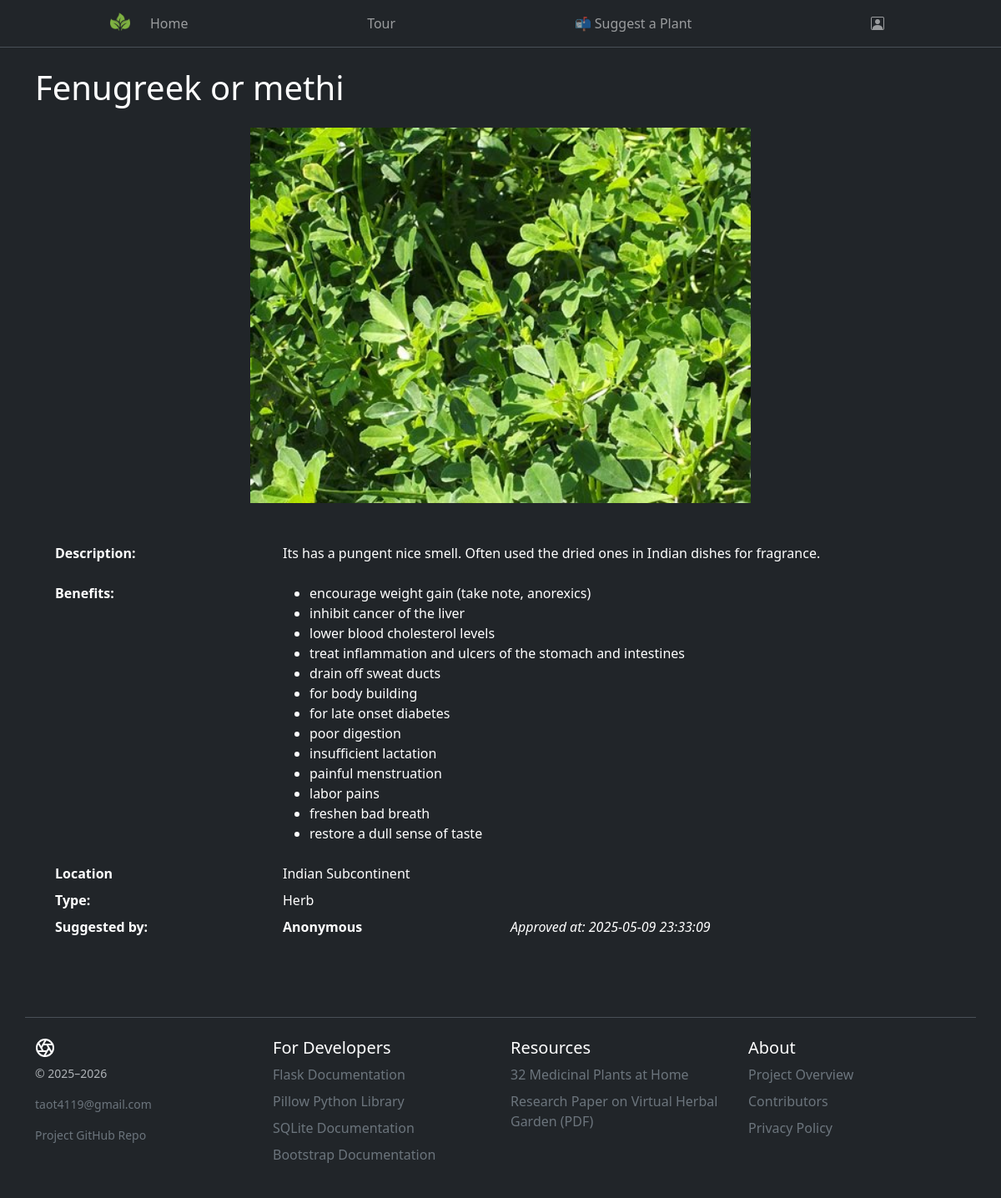
/plant/3, run on the app's committed database.
### tables this page shows
CREATE TABLE plants (
    id INTEGER PRIMARY KEY AUTOINCREMENT,
    plant_name TEXT NOT NULL,
    description TEXT,
    location TEXT,
    plant_type TEXT NOT NULL,
    uploader_name TEXT,
    image_filename TEXT NOT NULL,
    benefits TEXT,
    approved_at TIMESTAMP DEFAULT CURRENT_TIMESTAMP
);

### app.py (the view)
@app.route('/plant/<int:plant_id>')
def plant_detail(plant_id):
    conn = get_db_connection()
    plant = conn.execute(
        'SELECT * FROM plants WHERE id = ?', (plant_id,)).fetchone()
    conn.close()
    if plant is None:
        abort(404)
    return render_template('plant_detail.html', plant=plant)

### db/helpers.py (called while the page is built)
def get_db_connection():
    base_dir = os.path.dirname(os.path.abspath(__file__))
    db_path = os.path.join(base_dir, '..', 'database.db')
    conn = sqlite3.connect(db_path)
    conn.row_factory = sqlite3.Row  # Allows returning rows as dictionaries
    return conn

### templates/plant_detail.html
{% extends 'layout.html' %}
{% set no_background = True %}
{% block content %}
<div class="container py-4">
    <h1 class="mb-4">{{ plant['plant_name']|capitalize }}</h1>
    <img src="{{ url_for('static', filename='uploads/' ~ plant['image_filename']) }}"
        class="img-fluid mb-4 mx-auto d-block" style="max-width: 600px; width: 100%; height: auto;"
        alt="{{ plant['plant_name'] }}">
    <div class="container py-4 px-3 px-md-4">
        <dl class="row">
            <dt class="col-sm-3">Description:</dt>
            <dd class="col-sm-9">
                {% if plant['description'] %}
                {% for paragraph in plant['description'].strip().split('\n\n') %}
                <p>{{ paragraph | replace('\n', ' ') }}</p>
                {% endfor %}
                {% else %}
                <p>No description available.</p>
                {% endif %}
            </dd>
            {% if plant['benefits'] and plant['benefits'].strip() %}
            <dt class="col-sm-3">Benefits:</dt>
            <dd class="col-sm-9">
                <ul>
                    {% for line in plant['benefits'].split('\n') %}
                    {% if line.strip() %}
                    <li>{{ line.strip() }}</li>
                    {% endif %}
                    {% endfor %}
                </ul>
            </dd>
            {% endif %}
            <dt class="col-sm-3">Location</dt>
            <dd class="col-sm-9">{{ plant['location'] or 'Unknown' }}</dd>
            <dt class="col-sm-3 text-truncate">Type:</dt>
            <dd class="col-sm-9">{{ plant['plant_type'] }}</dd>
            <dt class="col-sm-3">Suggested by:</dt>
            <dd class="col-sm-9">
                <dl class="row">
                    <dt class="col-sm-4">{{ plant['uploader_name'] or 'Anonymous' }}</dt>
                    <dd class="col-sm-8 fst-italic">Approved at: {{ plant['approved_at'] }}</dd>
                </dl>
            </dd>
        </dl>
    </div>
</div>
{% endblock %}

### static/css/style.css (style rules this page uses)
.masthead { background-size: contain; background-position: center; background-repeat: no-repeat; width: 100%; height: 100vh; position: relative; color: white; display: flex; flex-direction: column; background-attachment: fixed; }

### data on the page
plants: plant_name "Fenugreek or methi", image_filename (picture), description "Its has a pungent nice smell. Often used the dried ones in Indian dishes for fragrance.", location "Indian Subcontinent", plant_type "Herb", uploader_name "Anonymous", approved_at "2025-05-09 23:33:09"

### other printed values
{{ line.strip() }} "encourage weight gain (take note, anorexics)" "inhibit cancer of the liver" "lower blood cholesterol levels" "treat inflammation and ulcers of the stomach and intestines" "drain off sweat ducts" "for body building" "for late onset diabetes" "poor digestion" "insufficient lactation" "painful menstruation" "labor pains" "freshen bad breath" "restore a dull sense of taste"
